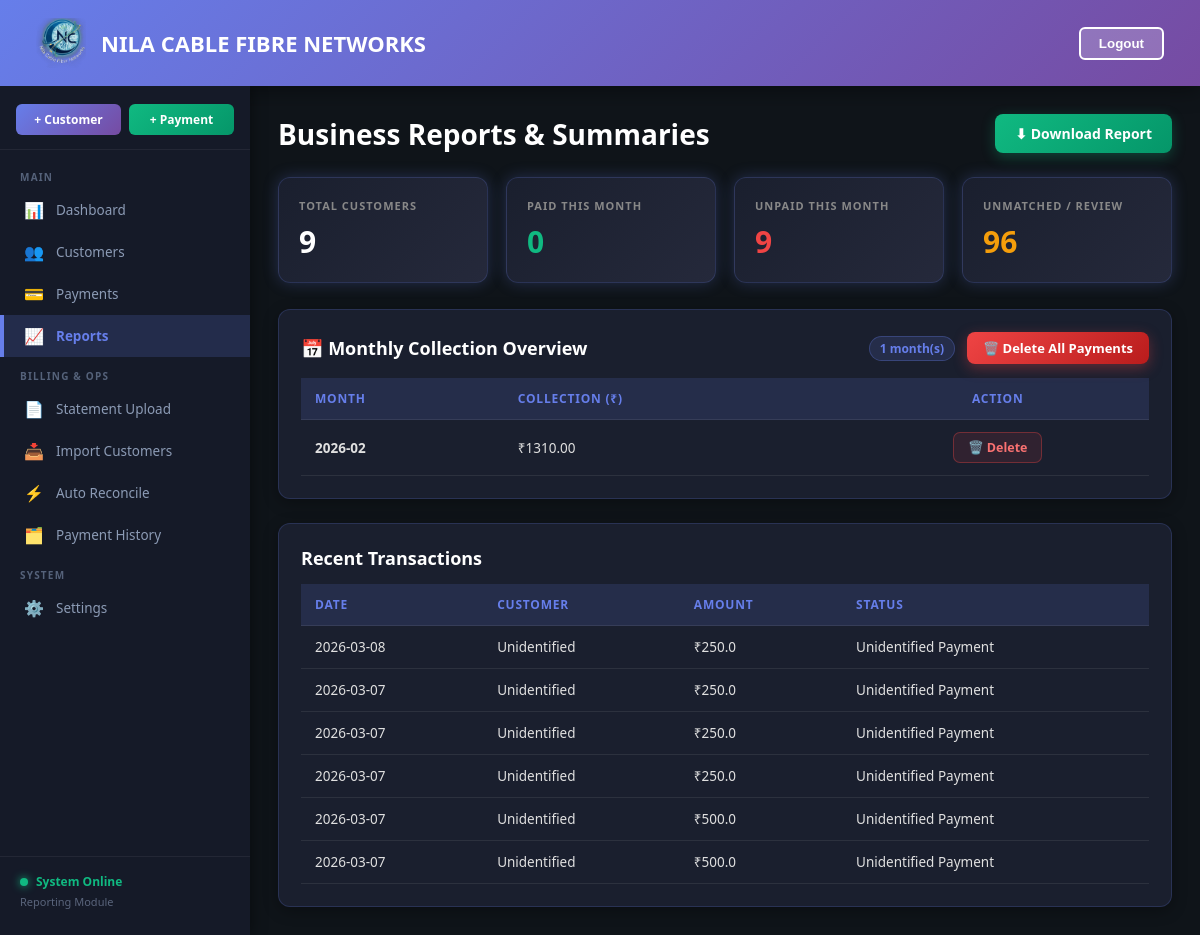
Page /reports on the committed database.
### tables this page shows
CREATE TABLE payment (
    payment_id INTEGER PRIMARY KEY AUTOINCREMENT,
    customer_id INTEGER,
    phone TEXT,
    amount REAL NOT NULL,
    payment_date TEXT NOT NULL,
    month TEXT NOT NULL,
    upi_id TEXT,
    transaction_id TEXT UNIQUE,
    status TEXT NOT NULL,
    FOREIGN KEY(customer_id) REFERENCES customer(customer_id)
);

### app.py (the view)
@app.route("/reports")
def reports():
    stats = calculate_payment_status()
    conn = get_db_connection()
    monthly_rows = conn.execute('''
        SELECT month, SUM(amount) as total
        FROM payment
        WHERE status = ?
        GROUP BY month
        ORDER BY month DESC
        LIMIT 6
    ''', ('Paid',)).fetchall()
    recent_rows = conn.execute('''
        SELECT p.*, c.name as customer_name
        FROM payment p
        LEFT JOIN customer c ON c.customer_id = p.customer_id
        ORDER BY payment_date DESC
        LIMIT 6
    ''').fetchall()
    unmatched = conn.execute('SELECT COUNT(*) as cnt FROM unmatched_transactions').fetchone()['cnt']
    conn.close()
    return render_template(
        "reports.html",
        stats=stats,
        monthly=monthly_rows,
        recent=recent_rows,
        unmatched=unmatched
    )

### app.py (called while the page is built)
def get_db_connection():
    conn = sqlite3.connect(DATABASE, timeout=30.0)
    conn.execute("PRAGMA journal_mode=WAL;")
    conn.execute("PRAGMA busy_timeout = 30000;")
    conn.row_factory = sqlite3.Row
    return conn

def calculate_payment_status():
    reconcile_payment_amounts()
    conn = get_db_connection()
    customers = conn.execute('SELECT customer_id FROM customer').fetchall()
    current_month = datetime.now().strftime('%Y-%m')
    paid_rows = conn.execute(
        'SELECT customer_id, amount FROM payment WHERE month = ? AND status = ? AND customer_id IS NOT NULL',
        (current_month, 'Paid')
    ).fetchall()
    conn.close()
    paid_ids = {row['customer_id'] for row in paid_rows if row['customer_id']}
    paid_count = len(paid_ids)
    unpaid_count = max(len(customers) - paid_count, 0)
    total_collection = sum(row['amount'] for row in paid_rows)
    return {
        'total': len(customers),
        'paid': paid_count,
        'unpaid': unpaid_count,
        'collection': total_collection
    }

def get_known_plan_amounts():
    conn = get_db_connection()
    rows = conn.execute('''
        SELECT COALESCE(plan_amount, subscription) as amount
        FROM customer
        WHERE COALESCE(plan_amount, subscription) IS NOT NULL
    ''').fetchall()
    conn.close()
    amounts = []
    for row in rows:
        try:
            amount = float(row['amount'])
        except (TypeError, ValueError):
            continue
        if amount > 0:
            amounts.append(amount)
    return amounts

### templates/reports.html (shortened to what this page needs)
<!DOCTYPE html>
<html lang="en">
<head>
</head>
<body>
    <header>
        <div class="header-left">
            <div class="logo-small"><img src="{{ url_for('static', filename='nila_logo.png') }}" alt="Nila Cable logo"></div>
            <h1>NILA CABLE FIBRE NETWORKS</h1>
        </div>
        <div class="header-right">
            <button onclick="logout()">Logout</button>
        </div>
    </header>
    <div class="container">
        <div class="sidebar">
            <div class="sidebar-quick-actions">
                <a href="/add-customer" class="quick-btn">+ Customer</a>
                <a href="/add-payment" class="quick-btn accent">+ Payment</a>
            </div>
            <div class="nav-section-title">MAIN</div>
            <div class="nav-item" data-route="/dashboard" onclick="navigateTo('/dashboard')">
                <span class="nav-icon">📊</span>
                <span class="nav-label">Dashboard</span>
            </div>
            <div class="nav-item" data-route="/customers" onclick="navigateTo('/customers')">
                <span class="nav-icon">👥</span>
                <span class="nav-label">Customers</span>
            </div>
            <div class="nav-item" data-route="/payments" onclick="navigateTo('/payments')">
                <span class="nav-icon">💳</span>
                <span class="nav-label">Payments</span>
            </div>
            <div class="nav-item" data-route="/reports" onclick="navigateTo('/reports')">
                <span class="nav-icon">📈</span>
                <span class="nav-label">Reports</span>
            </div>
            <div class="nav-section-title">BILLING & OPS</div>
            <div class="nav-item" data-route="/upload_statement" onclick="navigateTo('/upload_statement')">
                <span class="nav-icon">📄</span>
                <span class="nav-label">Statement Upload</span>
            </div>
            <div class="nav-item" data-route="/upload-customers" onclick="navigateTo('/upload-customers')">
                <span class="nav-icon">📥</span>
                <span class="nav-label">Import Customers</span>
            </div>
            <div class="nav-item" data-route="/process_payments" onclick="navigateTo('/process_payments')">
                <span class="nav-icon">⚡</span>
                <span class="nav-label">Auto Reconcile</span>
            </div>
            <div class="nav-item" data-route="/payment_history" onclick="navigateTo('/payment_history')">
                <span class="nav-icon">🗂️</span>
                <span class="nav-label">Payment History</span>
            </div>
            <div class="nav-section-title">SYSTEM</div>
            <div class="nav-item" data-route="/settings" onclick="navigateTo('/settings')">
                <span class="nav-icon">⚙️</span>
                <span class="nav-label">Settings</span>
            </div>
            <div class="sidebar-footer">
                <div class="system-status">
                    <span class="status-dot"></span>
                    <span>System Online</span>
                </div>
                <div class="system-info">Reporting Module</div>
            </div>
        </div>
        <div class="main-content">
            <div class="page-header">
                <h2>Business Reports &amp; Summaries</h2>
                <button class="download-btn" onclick="downloadReport()">
                    &#11015; Download Report
                </button>
            </div>
            <div class="stats-grid">
                <div class="stat-card">
                    <p class="label">Total Customers</p>
                    <strong>{{ stats['total'] }}</strong>
                </div>
                <div class="stat-card">
                    <p class="label">Paid This Month</p>
                    <strong style="color: #10b981;">{{ stats['paid'] }}</strong>
                </div>
                <div class="stat-card">
                    <p class="label">Unpaid This Month</p>
                    <strong style="color: #ef4444;">{{ stats['unpaid'] }}</strong>
                </div>
                <div class="stat-card">
                    <p class="label">Unmatched / Review</p>
                    <strong style="color: #f59e0b;">{{ unmatched }}</strong>
                </div>
            </div>
            <div class="section">
                <div class="section-header">
                    <h3>📅 Monthly Collection Overview</h3>
                    <div style="display:flex;align-items:center;gap:12px;">
                        <span class="row-count">{{ monthly|length }} month(s)</span>
                        {% if monthly %}
                        <form method="POST" action="/delete-all-payments"
                              onsubmit="return confirmDeleteAll()">
                            <button type="submit" class="del-btn-all">
                                🗑️ Delete All Payments
                            </button>
                        </form>
                        {% endif %}
                    </div>
                </div>
                <table>
                    <thead>
                        <tr>
                            <th>Month</th>
                            <th>Collection (₹)</th>
                            <th style="text-align:center;">Action</th>
                        </tr>
                    </thead>
                    <tbody>
                        {% for row in monthly %}
                        <tr>
                            <td><strong>{{ row['month'] }}</strong></td>
                            <td>₹{{ "%.2f"|format(row['total'] or 0) }}</td>
                            <td style="text-align:center;">
                                <form method="POST" action="/delete-payments-by-month"
                                      onsubmit="return confirmDelete('{{ row['month'] }}')">
                                    <button type="submit" class="del-btn" title="Delete payments for {{ row['month'] }}">
                                        🗑️ Delete
                                    </button>
                                </form>
                            </td>
                        </tr>
                        {% else %}
                        <tr><td colspan="3" style="text-align:center;color:#555;padding:20px;">No monthly data yet.</td></tr>
                        {% endfor %}
                    </tbody>
                </table>
            </div>
            <div class="section">
                <h3>Recent Transactions</h3>
                <table>
                    <thead>
                        <tr>
                            <th>Date</th>
                            <th>Customer</th>
                            <th>Amount</th>
                            <th>Status</th>
                        </tr>
                    </thead>
                    <tbody>
                        {% for payment in recent %}
                        <tr>
                            <td>{{ payment['payment_date'] }}</td>
                            <td>{{ payment['customer_name'] or 'Unidentified' }}</td>
                            <td>₹{{ payment['amount'] }}</td>
                            <td>{{ payment['status'] }}</td>
                        </tr>
                        {% endfor %}
                    </tbody>
                </table>
            </div>
        </div>
    </div>
</body>
</html>

### rows in the picture
payment: payment_date "2026-03-08", payment "Unidentified", amount "250.0", status "Unidentified Payment"
payment: payment_date "2026-03-07", payment "Unidentified", amount "250.0", status "Unidentified Payment"
payment: payment_date "2026-03-07", payment "Unidentified", amount "250.0", status "Unidentified Payment"
payment: payment_date "2026-03-07", payment "Unidentified", amount "250.0", status "Unidentified Payment"
payment: payment_date "2026-03-07", payment "Unidentified", amount "500.0", status "Unidentified Payment"
payment: payment_date "2026-03-07", payment "Unidentified", amount "500.0", status "Unidentified Payment"

### other values in the picture
{{ stats['total'] }} "9"
{{ stats['paid'] }} "0"
{{ stats['unpaid'] }} "9"
{{ unmatched }} "96"
{{ monthly|length }} "1"
{{ row['month'] }} "2026-02"
{{ "%.2f"|format(row['total'] or 0) }} "1310.00"
